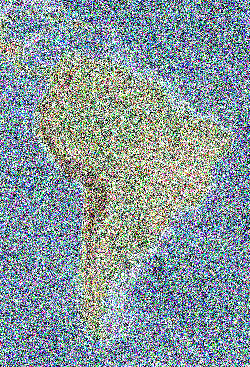
//> input picture 1.png, 250 x 367 px
$ ./Lab2   (built with g++ and OpenCV 4)
//> lines starting //> are read from the running program, lines starting //| are printed output that depends on the picture
#include "opencv2/core/core.hpp"
#include "opencv2/highgui/highgui.hpp"
#include "opencv2/imgproc/imgproc.hpp"
#include <iostream>
#include <vector>
//#include <chrono>
#include <cmath>
#include <cassert>

using namespace cv;
using namespace std;
//using namespace std::chrono;

int* GetNeighborsPlus(int i, int j, int h, int w, int* Nt)
{
	int* Neighbors = new int[4];

	int Index = 0;
	(*Nt) = 0;

	if (i != 0)
	{
		Neighbors[Index] = (i - 1) * w + (j);
		(*Nt)++;
	}
	else
		Neighbors[Index] = -1;
	Index++;

	if (j != 0)
	{
		Neighbors[Index] = (i)*w + (j - 1);
		(*Nt)++;
	}
	else
		Neighbors[Index] = -1;
	Index++;

	if (h - i != 1)
	{
		Neighbors[Index] = (i + 1) * w + (j);
		(*Nt)++;
	}
	else
		Neighbors[Index] = -1;
	Index++;

	if (w - j != 1)
	{
		Neighbors[Index] = (i)*w + (j + 1);
		(*Nt)++;
	}
	else
		Neighbors[Index] = -1;

	return Neighbors;
}

int SqrColorDiff(int* c1, int* c2)
{
	int diff = 0;
	for (int i = 0; i < 3; ++i)
		diff += (c1[i] - c2[i]) * (c1[i] - c2[i]);
	return diff;
}

int main()
{
	Mat image;
	image = imread("1.png", IMREAD_UNCHANGED);
//> image is the input picture: 367 rows x 250 cols, CV_8UC3; mean B, G, R 156.3, 151.8, 134.8
	namedWindow("Original image", WINDOW_AUTOSIZE);
	imshow("Original image", image);

	int height = image.size().height;
//> height = 367
	int width = image.size().width;
//> width = 250

	Mat chanels[3];
	split(image, chanels);
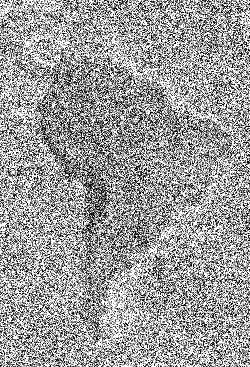
//> chanels[0]: 367 rows x 250 cols, CV_8UC1; min 0, max 255, mean 156.3
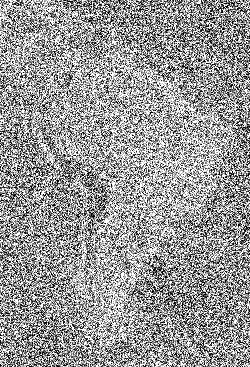
//> chanels[1]: 367 rows x 250 cols, CV_8UC1; min 0, max 255, mean 151.8
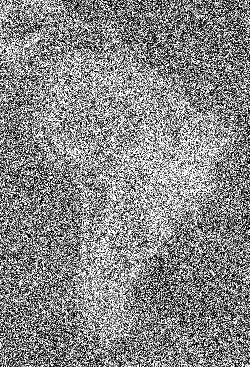
//> chanels[2]: 367 rows x 250 cols, CV_8UC1; min 0, max 255, mean 134.8

	// Old-school c-style arrays
	int*** colors = new int** [height];
	for (int i = 0; i < height; ++i)
	{
		colors[i] = new int* [width];
		for (int j = 0; j < width; ++j)
		{
			colors[i][j] = new int[3];
			for (int c = 0; c < 3; ++c)
				colors[i][j][c] = int(chanels[c].at<uchar>(i, j));
		}
	}

	// Target colors
	const int modKs = 2;
	int Ks[modKs][3] = { {0, 255, 0}, {255, 0, 0} };
	//int Ks[modKs][3] = { {255, 255, 255}, {0, 0, 0} };

	// Sqr color diffs
	int*** cDiff = new int** [height];
	for (int i = 0; i < height; ++i)
	{
		cDiff[i] = new int* [width];
		for (int j = 0; j < width; ++j)
		{
			cDiff[i][j] = new int[3];
			for (int k = 0; k < modKs; ++k)
				cDiff[i][j][k] = SqrColorDiff(colors[i][j], Ks[k]);
		}
	}

	// Initialize phi
	const int modNei = 4;
	int modT = height * width;
//> modT = 91750
	float*** phi = new float** [modT];
	for (int ij = 0; ij < modT; ++ij)
	{
		phi[ij] = new float* [modNei];
		for (int ind = 0; ind < modNei; ++ind)
		{
			phi[ij][ind] = new float[modKs]();
			for (int k = 0; k < modKs; ++k)
			{
				phi[ij][ind][k] = 0.;
			}
		}
	}

	//auto start = high_resolution_clock::now();
	// Main loop
	const int loops = 30;
	float alpha = 1.25;
	float g[2][2] = { {0, -alpha}, {-alpha, 0} };
	for (int iter = 0; iter < loops; ++iter)
	{
		for (int ij = 0; ij < modT; ++ij)
			for (int k = 0; k < modKs; ++k)
			{
				// Getting indices
				int Nt = 0;
				int* neighbors = GetNeighborsPlus(ij / width, ij % width, height, width, &Nt);
				int kStar[4];
				for (int ind = 0; ind < modNei; ++ind)
					if (neighbors[ind] != -1)
					{
						// Calculating k*
						float masK[2] = { 0., 0. };
						for (int k_ = 0; k_ < modKs; ++k_)
							masK[k_] = g[k][k_] - phi[ij][ind][k] - phi[neighbors[ind]][(ind + 2) % modNei][k_];
						kStar[ind] = int(masK[1] > masK[0]);
					}

				// Calculating C(t)
				float Ct = 0.;
				for (int ind = 0; ind < modNei; ++ind)
					if (neighbors[ind] != -1)
						Ct += g[k][kStar[ind]] - phi[neighbors[ind]][(ind + 2) % modNei][kStar[ind]];

				Ct += -int(cDiff[ij / width][ij % width][k] > cDiff[ij / width][ij % width][1 - k]);
				Ct /= Nt;

				for (int ind = 0; ind < modNei; ++ind)
					if (neighbors[ind] != -1)
						phi[ij][ind][k] = g[k][kStar[ind]] - phi[neighbors[ind]][(ind + 2) % modNei][kStar[ind]] - Ct;

				delete[] neighbors;
			}
	}
	//auto stop = high_resolution_clock::now();
	//auto duration = duration_cast<microseconds>(stop - start);
	//cout << "Time used for " << loops << " iterations : " << float(duration.count()) / 1000000. << endl;

	// Best Ks
	int* raw = new int[modT];
	for (int ij = 0; ij < modT; ++ij)
	{
		// Getting indices
		int Nt = 0;
		int* neighbors = GetNeighborsPlus(ij / width, ij % width, height, width, &Nt);
		int ind = 0;
		while (neighbors[ind] == -1)
			ind++;
		int ind_ = (ind + 2) % modNei;
		int ij_ = neighbors[ind];

		// Test neighbors
		int Nt_ = 0;
		int* neighbors_ = GetNeighborsPlus(ij_ / width, ij_ % width, height, width, &Nt_);
		assert(neighbors_[ind_] == ij);
		delete[] neighbors_;

		float* kMax = new float[modKs]();

		for (int k = 0; k < modKs; ++k)
		{
			// Calculating kMax
			float* masK = new float[modKs]();

			for (int k_ = 0; k_ < modKs; ++k_)
				masK[k_] = g[k][k_] - phi[ij][ind][k] - phi[ij_][ind_][k_];

			kMax[k] = (masK[1] > masK[0]) ? masK[1] : masK[0];

			delete[] masK;
		}

		raw[ij] = int(kMax[1] > kMax[0]);

		delete[] neighbors;
		delete[] kMax;
	}
//> this loop made 91750 passes
//> (Nt, ind, ind_, ij_, Nt_) on passes 1 to 3: (2, 2, 0, 250, 3), (3, 1, 3, 0, 2), (3, 1, 3, 1, 3)

	Mat channel[3];
	for (int c = 0; c < 3; ++c)
	{
		channel[c] = Mat::zeros(Size(width, height), CV_8UC1);
		for (int i = 0; i < height; ++i)
			for (int j = 0; j < width; ++j)
				channel[c].at<uchar>(i, j) = (raw[i * width + j] == 0) ? uchar(Ks[0][c]) : uchar(Ks[1][c]);
	}

	vector<Mat> channels;
	for (int i = 0; i < 3; ++i)
		channels.push_back(channel[i]);

	Mat result;
	merge(channels, result);
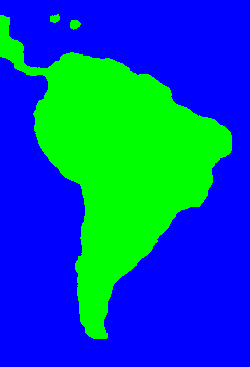
//> result: 367 rows x 250 cols, CV_8UC3; mean B, G, R 172.4, 82.6, 0

	namedWindow("Result image", WINDOW_AUTOSIZE);
	imshow("Result image", result);

	imwrite("res1.png", result);

	waitKey(0);
	return 0;
}
